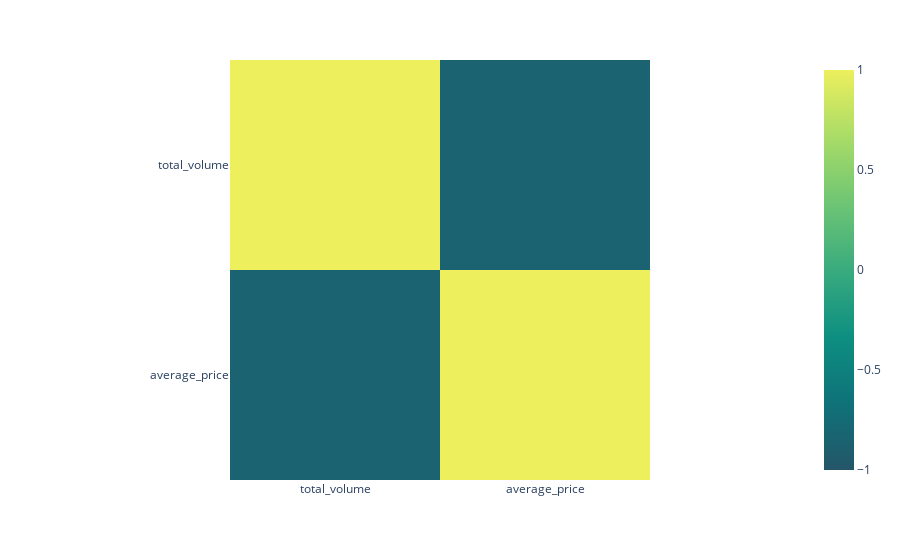

Write notebook code for a chart like this one.
### Code cell
mask = (df.type == 'conventional') & (df.region=='TotalUS')

_df = df.loc[mask,['total_volume','average_price']]
_df = (_df/_df.shift(1)).add(-1).mul(100)

px.imshow(_df.sample(frac=0.3).corr(),range_color=[-1,1], color_continuous_scale = px.colors.sequential.Aggrnyl)

### Figure 1 — Plotly figure (JSON) as saved in the notebook; plotly's stock layout.template omitted (floating-point values rounded to 4 significant figures)
{"data": [{"coloraxis": "coloraxis", "hovertemplate": "x: %{x}<br>y: %{y}<br>color: %{z}<extra></extra>", "name": "0", "type": "heatmap", "x": ["total_volume", "average_price"], "xaxis": "x", "y": ["total_volume", "average_price"], "yaxis": "y", "z": [[1, -0.8497], [-0.8497, 1]]}], "layout": {"coloraxis": {"cmax": 1, "cmin": -1, "colorscale": [[0, "rgb(36, 86, 104)"], [0.1667, "rgb(15, 114, 121)"], [0.3333, "rgb(13, 143, 129)"], [0.5, "rgb(57, 171, 126)"], [0.6667, "rgb(110, 197, 116)"], [0.8333, "rgb(169, 220, 103)"], [1, "rgb(237, 239, 93)"]]}, "margin": {"t": 60}, "xaxis": {"anchor": "y", "constrain": "domain", "domain": [0, 1], "scaleanchor": "y"}, "yaxis": {"anchor": "x", "autorange": "reversed", "constrain": "domain", "domain": [0, 1]}}}
